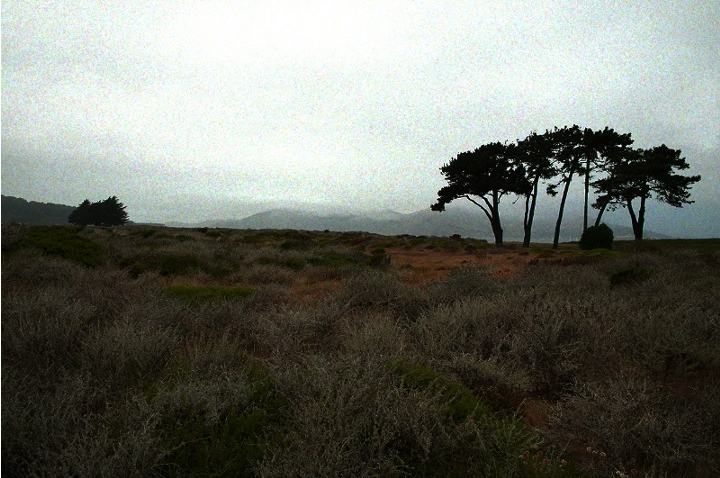
#> input picture assets/photono1.png, 720 x 478 px, found by its file name
$ python NlMeans.py
#> lines starting #> are read from the running program, lines starting #| are printed output that depends on the picture; after the words box and inside, x2 and y2 are one past the last pixel; in counts of white or black regions, pixels touching at a corner belong together
import cv2
import numpy as np
from matplotlib import pyplot as plt
from skimage.metrics import structural_similarity as ssim


def compute_metrics(original, denoised):
    mse = np.mean((original - denoised) ** 2)
    psnr = cv2.PSNR(original, denoised)
    similarity, _ = ssim(original, denoised, full=True, channel_axis=2)
    return mse, psnr, similarity

def check_edge_preservation(original, denoised):
    edges_original = cv2.Canny(cv2.cvtColor(original, cv2.COLOR_BGR2GRAY), 100, 200)
    edges_denoised = cv2.Canny(cv2.cvtColor(denoised, cv2.COLOR_BGR2GRAY), 100, 200)

    edge_difference = cv2.absdiff(edges_original, edges_denoised)

    return edges_original, edges_denoised, edge_difference

def plot_images(noisy, denoised):
    plt.figure(figsize=(10, 5))
    plt.subplot(1, 2, 1)
    plt.imshow(cv2.cvtColor(noisy, cv2.COLOR_BGR2RGB))
    plt.title("Noisy Image")
    plt.axis("off")

    plt.subplot(1, 2, 2)
    plt.imshow(cv2.cvtColor(denoised, cv2.COLOR_BGR2RGB))
    plt.title("Denoised Image")
    plt.axis("off")

    plt.tight_layout()
    plt.show()


def plot_edges(edges_original, edges_denoised, edge_difference):
    plt.figure(figsize=(15, 5))
    plt.subplot(1, 3, 1)
    plt.imshow(edges_original, cmap="gray")
    plt.title("Edges: Original")
    plt.axis("off")

    plt.subplot(1, 3, 2)
    plt.imshow(edges_denoised, cmap="gray")
    plt.title("Edges: Denoised")
    plt.axis("off")

    plt.subplot(1, 3, 3)
    plt.imshow(edge_difference, cmap="gray")
    plt.title("Edge Difference")
    plt.axis("off")

    plt.tight_layout()
    plt.show()


# Load an image
image = cv2.imread("assets\\photono1.png")
#> image is the input picture: shape (478, 720, 3); mean B, G, R 107.1, 115, 112.6
if image is None:
    print("Error loading image.")
    exit()

dst = cv2.fastNlMeansDenoisingColored(image, None, 10, 10, 7, 21)

mse, psnr, similarity = compute_metrics(image, dst)
#> in compute_metrics, `mse = np.mean((original - denoised) ** 2)`: mse = 35.75
#> in compute_metrics, `psnr = cv2.PSNR(original, denoised)`: psnr = 31.26
#> in compute_metrics, `similarity, _ = ssim(original, denoised, full=True, channel_axis=2)`: similarity = 0.701
#> mse = 35.75; psnr = 31.26; similarity = 0.701
print(f"MSE: {mse:.2f}")
#| MSE: 35.75
print(f"PSNR: {psnr:.2f} dB")
#| PSNR: 31.26 dB
print(f"SSIM: {similarity:.4f}")
#| SSIM: 0.7012
edges_image, edges_denoised_image, edge_difference = check_edge_preservation(image, dst)
#> in check_edge_preservation, `edges_original = cv2.Canny(cv2.cvtColor(original, cv2.COLOR_BGR2GRAY),..`:
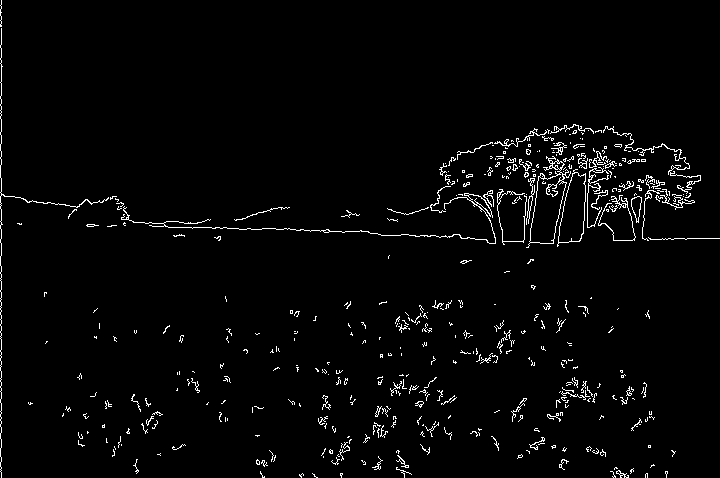
#> edges_original: shape (478, 720); 2.5% white in thin lines or dots
#> in check_edge_preservation, `edges_denoised = cv2.Canny(cv2.cvtColor(denoised, cv2.COLOR_BGR2GRAY),..`:
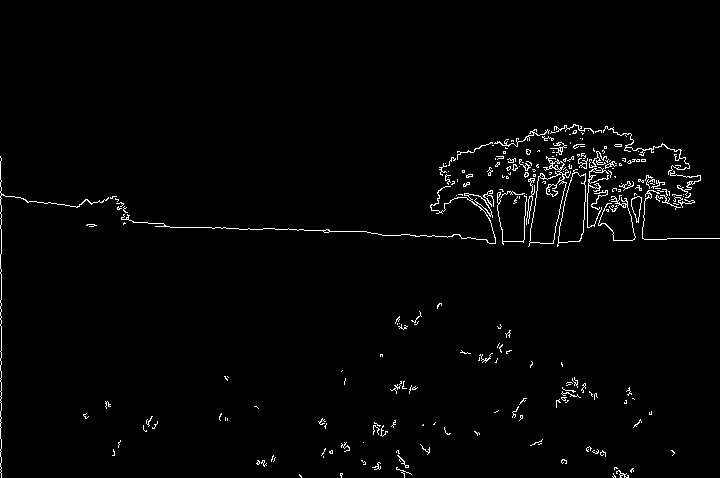
#> edges_denoised: shape (478, 720); 1.7% white in thin lines or dots, all inside (x1, y1, x2, y2) = (0, 124, 720, 478)
#> in check_edge_preservation, `edge_difference = cv2.absdiff(edges_original, edges_denoised)`:
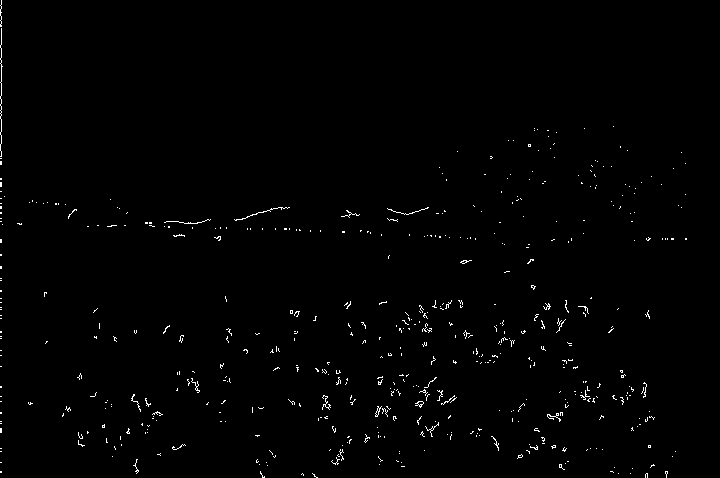
#> edge_difference: shape (478, 720); 0.89% white in thin lines or dots

plot_images(image, dst)
#> in plot_images, `plt.show()`:
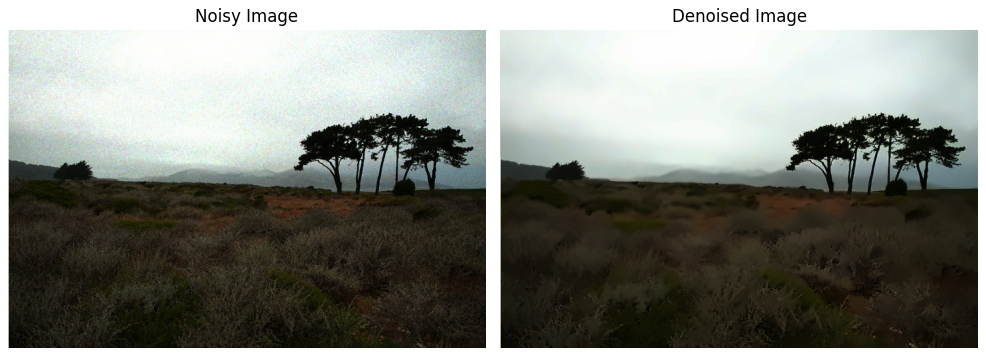
#> figure drawn by matplotlib, 2 panels
plot_edges(edges_image, edges_denoised_image, edge_difference)

$ run again, with assets/photono2.png copied over assets/photono1.png
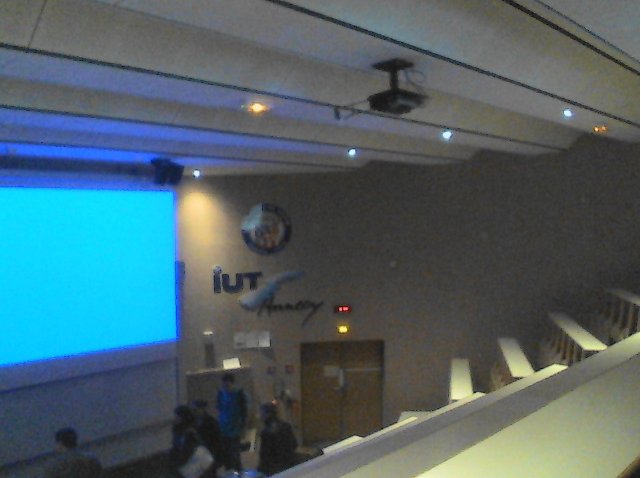
#> input picture assets/photono2.png, 641 x 478 px, found by its file name
#> image is the input picture: shape (478, 641, 3); mean B, G, R 106.5, 99.6, 78.3
#> in compute_metrics, `mse = np.mean((original - denoised) ** 2)`: mse = 17.41
#> in compute_metrics, `psnr = cv2.PSNR(original, denoised)`: psnr = 34.31
#> in compute_metrics, `similarity, _ = ssim(original, denoised, full=True, channel_axis=2)`: similarity = 0.9
#> `mse, psnr, similarity = compute_metrics(image, dst)`: mse = 17.41; psnr = 34.31; similarity = 0.9
#| MSE: 17.41
#| PSNR: 34.31 dB
#| SSIM: 0.8995
#> in check_edge_preservation, `edges_original = cv2.Canny(cv2.cvtColor(original, cv2.COLOR_BGR2GRAY),..`:
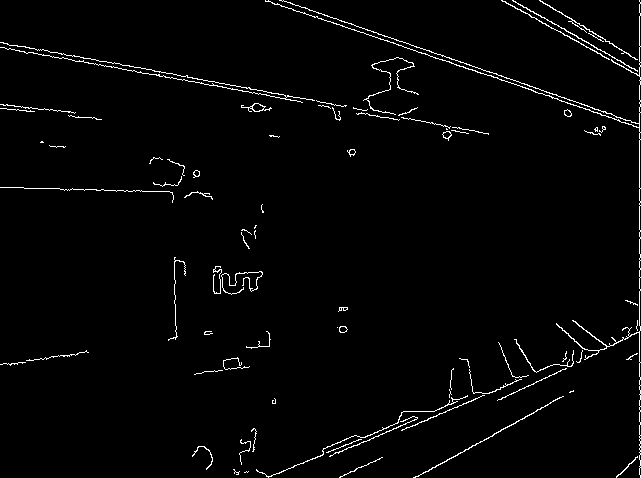
#> edges_original: shape (478, 641); 2.1% white in thin lines or dots
#> edges_denoised: shape (478, 641); 1.3% white in thin lines or dots
#> edge_difference: shape (478, 641); 1.1% white in thin lines or dots
#> in plot_images, `plt.show()`:
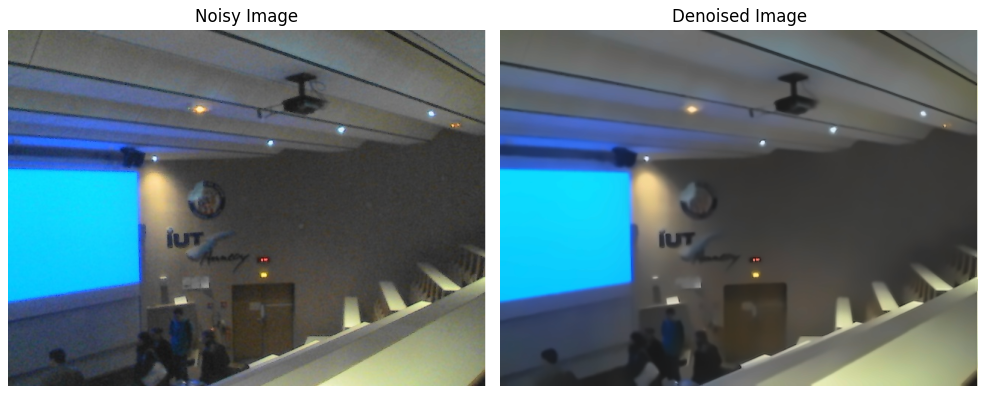
#> figure drawn by matplotlib, 2 panels

$ run again, with assets/photono3.png copied over assets/photono1.png
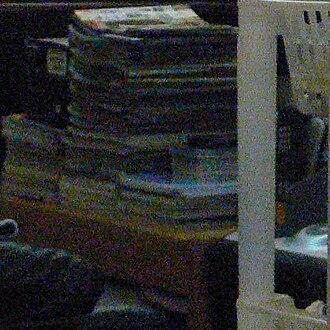
#> input picture assets/photono3.png, 330 x 330 px, found by its file name
#> image is the input picture: shape (330, 330, 3); mean B, G, R 49, 50.7, 49.2
#> in compute_metrics, `mse = np.mean((original - denoised) ** 2)`: mse = 34.67
#> in compute_metrics, `psnr = cv2.PSNR(original, denoised)`: psnr = 29.93
#> in compute_metrics, `similarity, _ = ssim(original, denoised, full=True, channel_axis=2)`: similarity = 0.859
#> `mse, psnr, similarity = compute_metrics(image, dst)`: mse = 34.67; psnr = 29.93; similarity = 0.859
#| MSE: 34.67
#| PSNR: 29.93 dB
#| SSIM: 0.8595
#> in check_edge_preservation, `edges_original = cv2.Canny(cv2.cvtColor(original, cv2.COLOR_BGR2GRAY),..`:
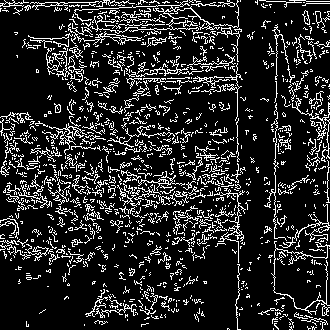
#> edges_original: shape (330, 330); 15.4% white in thin lines or dots
#> edges_denoised: shape (330, 330); 12.4% white in thin lines or dots
#> edge_difference: shape (330, 330); 5.1% white in thin lines or dots
#> in plot_images, `plt.show()`:
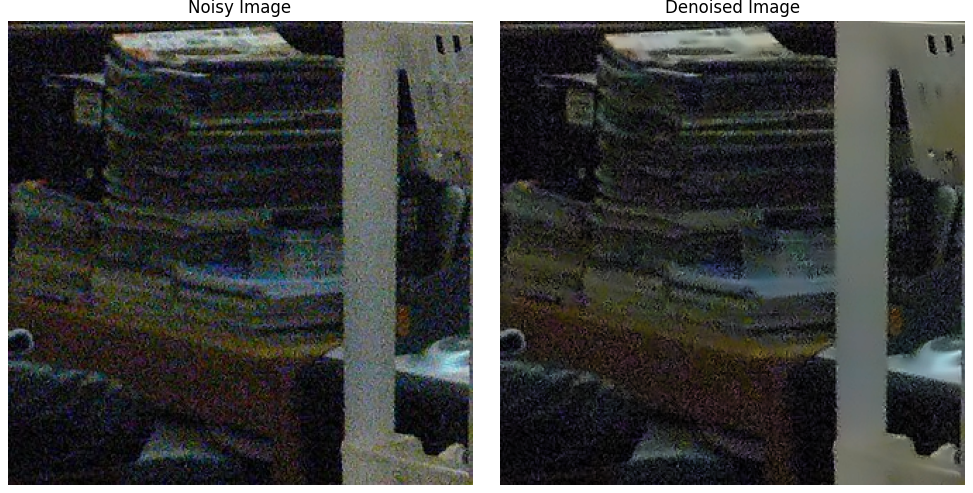
#> figure drawn by matplotlib, 2 panels

$ run again, with assets/photono4.png copied over assets/photono1.png
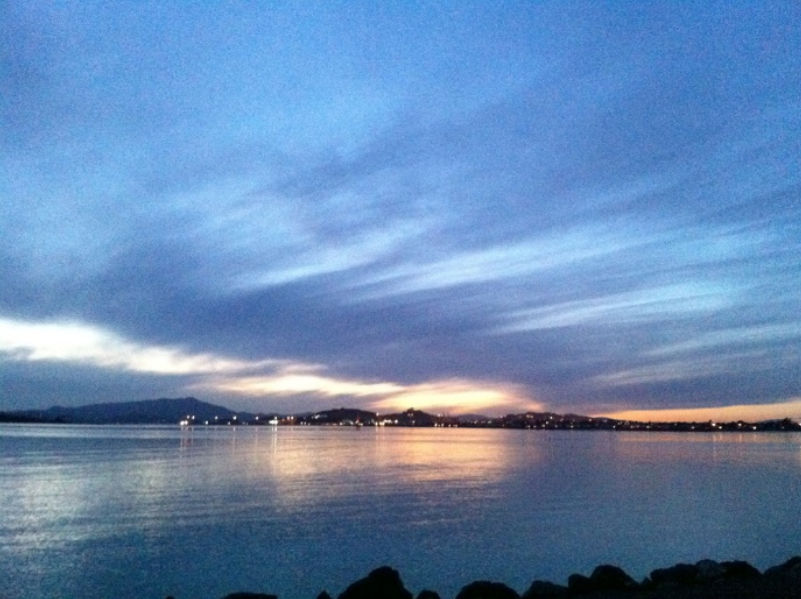
#> input picture assets/photono4.png, 801 x 599 px, found by its file name
#> image is the input picture: shape (599, 801, 3); mean B, G, R 178, 136.4, 102.6
#> in compute_metrics, `mse = np.mean((original - denoised) ** 2)`: mse = 26.65
#> in compute_metrics, `psnr = cv2.PSNR(original, denoised)`: psnr = 33.4
#> in compute_metrics, `similarity, _ = ssim(original, denoised, full=True, channel_axis=2)`: similarity = 0.781
#> `mse, psnr, similarity = compute_metrics(image, dst)`: mse = 26.65; psnr = 33.4; similarity = 0.781
#| MSE: 26.65
#| PSNR: 33.40 dB
#| SSIM: 0.7813
#> in check_edge_preservation, `edges_original = cv2.Canny(cv2.cvtColor(original, cv2.COLOR_BGR2GRAY),..`:
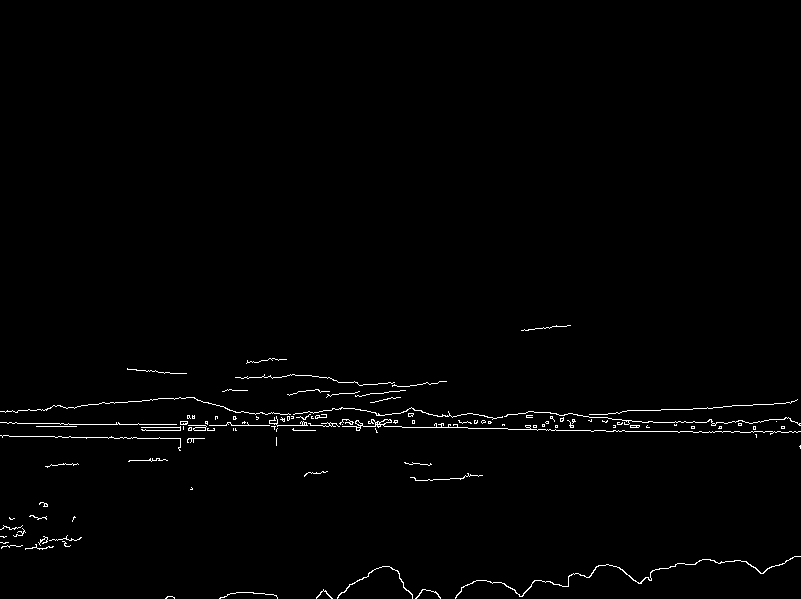
#> edges_original: shape (599, 801); 1% white in thin lines or dots, all inside (x1, y1, x2, y2) = (0, 325, 801, 599)
#> edges_denoised: shape (599, 801); 0.74% white in thin lines or dots, all inside (x1, y1, x2, y2) = (0, 375, 801, 599)
#> in plot_images, `plt.show()`:
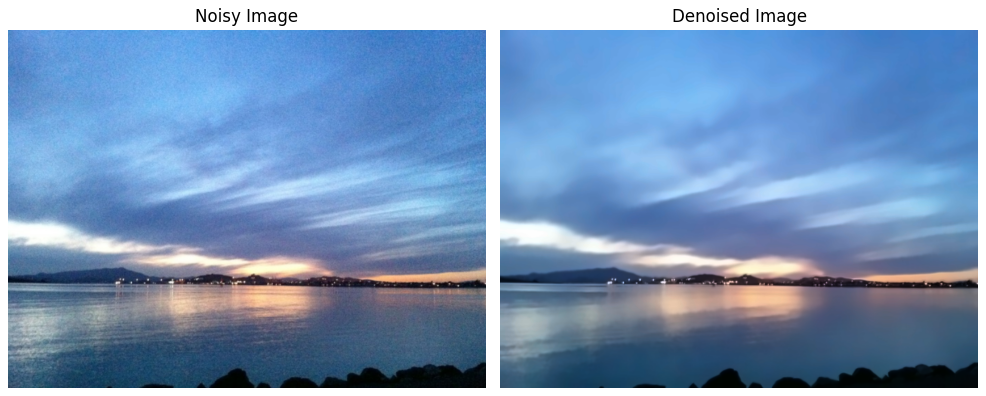
#> figure drawn by matplotlib, 2 panels
